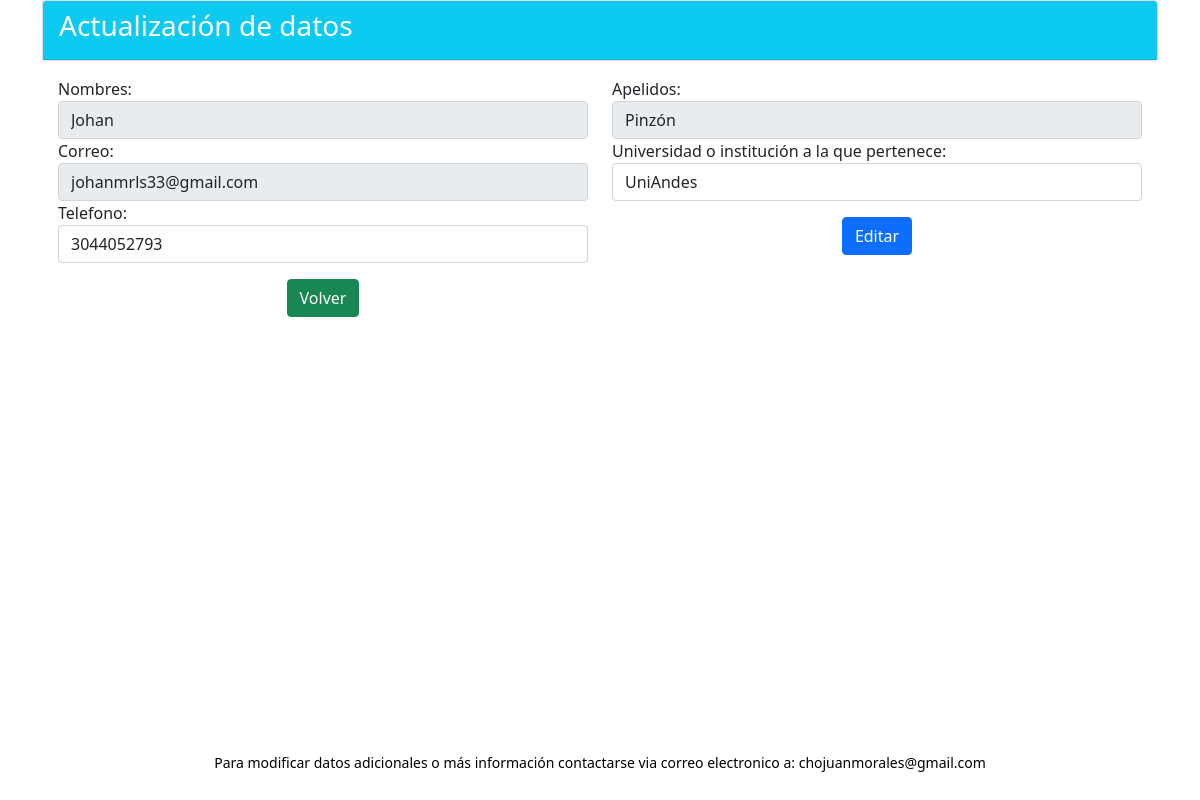
/modificarusu.php (signed in), run on the app's committed database.
### tables this page shows
CREATE TABLE `usuarios` (
  `id_u` int(11) NOT NULL,
  `nomb_u` varchar(45) DEFAULT NULL,
  `apel_u` varchar(45) DEFAULT NULL,
  `univ_u` varchar(45) DEFAULT NULL,
  `correo_u` varchar(80) DEFAULT NULL,
  `clave_u` varchar(130) DEFAULT NULL,
  `last_session` datetime DEFAULT NULL,
  `estado_u` int(1) NOT NULL DEFAULT 0,
  `token` varchar(40) NOT NULL,
  `token_password` varchar(100) NOT NULL,
  `password_request` int(11) NOT NULL
);

CREATE TABLE `telefonousuarios` (
  `id_tel` int(11) NOT NULL,
  `telefono` bigint(20) DEFAULT NULL,
  `idUsu` int(11) NOT NULL,
  `estado_t` int(1) NOT NULL
);

### modificarusu.php (the view, shortened to what this page needs)
<?php
if ($_SESSION['correo_u']) {
  include("./class/class.php");
  $correou = $_SESSION['correo_u'];
  $usu = new Usuario();
  $tele = new Telefono();
  $sql3="select id_u from usuarios where correo_u='$correou'";
  $res2=mysqli_query(Conectar::con(),$sql3);
  $sql4=mysqli_fetch_assoc($res2);
  $idu=$sql4;
  $var4=json_encode($idu);
  $obj2 = json_decode($var4);
  $c=$obj2->{'id_u'};
  $reg = $usu->usu_id($c);
  $reg2 = $tele->tel_id($c);
?>
  <!doctype html>
  <html lang="es">
  <head>
    <link rel="stylesheet" language="javascript" href="./bootstrap/css/bootstrap.min.css">
    <link rel="stylesheet" href="./sw/dist/sweetalert2.min.css">
  </head>
  <body>
    <div class="container">
      <div class="card">
        <div class="card-header bg-info">
          <h3 class="text-white">Actualización de datos</h3>
        </div>
      </div>
      <div class="card-body">
        <div class="row">
        <div class="col-md-6">
              <label for="nomb_u">Nombres:</label>
              <input type="text" id="nomb_u" name="nomb_u" class="form-control" value="<?php echo $reg[0]['nomb_u']; ?>" disabled>
          </div>
          <div class="col-md-6">
            <label for="apel_u">Apelidos:</label>
            <input type="text" id="apel_u" name="apel_u" class="form-control" value="<?php echo $reg[0]['apel_u']; ?>" disabled>
          </div>
          <div class="col-md-6">
            <label for="correo_u">Correo:</label>
            <input type="text" id="correo_u" name="correo_u" class="form-control" value="<?php echo $reg[0]['correo_u']; ?>" disabled>
          </div>
          <div class="col-md-6">
          <form name="formu" action="modificarusu.php" method="post">
            <label for="univ_u">Universidad o institución a la que pertenece:</label>
            <input type="text" id="univ_u" name="univ_u" class="form-control" value="<?php echo $reg[0]['univ_u']; ?>" required>
          </div>
          <div class="col-md-6">
            <label for="tel_u">Telefono:</label>
            <input type="number" min="111111" max="9999999999" id="tel_u" name="tel_u" class="form-control" value='<?php echo $reg2[0]['telefono']; ?>'>
          </div>
          <br>
          <div class="col-md-6 mt-3" style="text-align: center;">
            <input type="submit" value="Editar" class="btn btn-primary" title="editar">
          </div>
          <div class="col-md-6 mt-3" style="text-align: center;">
            <input type="button" value="Volver" class="btn btn-success" title="volver" onclick="window.location='index.php'">
          </div>
        </div>
      </div>
    </div>
    <footer class="py-5 bg-white">
        <div class="container px-5">
            <p class="m-0 text-center text-black small">Para modificar datos adicionales o más información contactarse via correo electronico a: chojuanmorales@gmail.com</p>
        </div>
    </footer>
  </body>
  </html>
<?php
}
?>

### modificarusu.php (style rules this page uses)
footer { position: absolute; bottom: 0; width: 100%; height: 40px; }

### data on the page
usuarios: nomb_u "Johan", apel_u "Pinzón", correo_u "johanmrls33@gmail.com", univ_u "UniAndes"
telefonousuarios: tel_u "3044052793"
